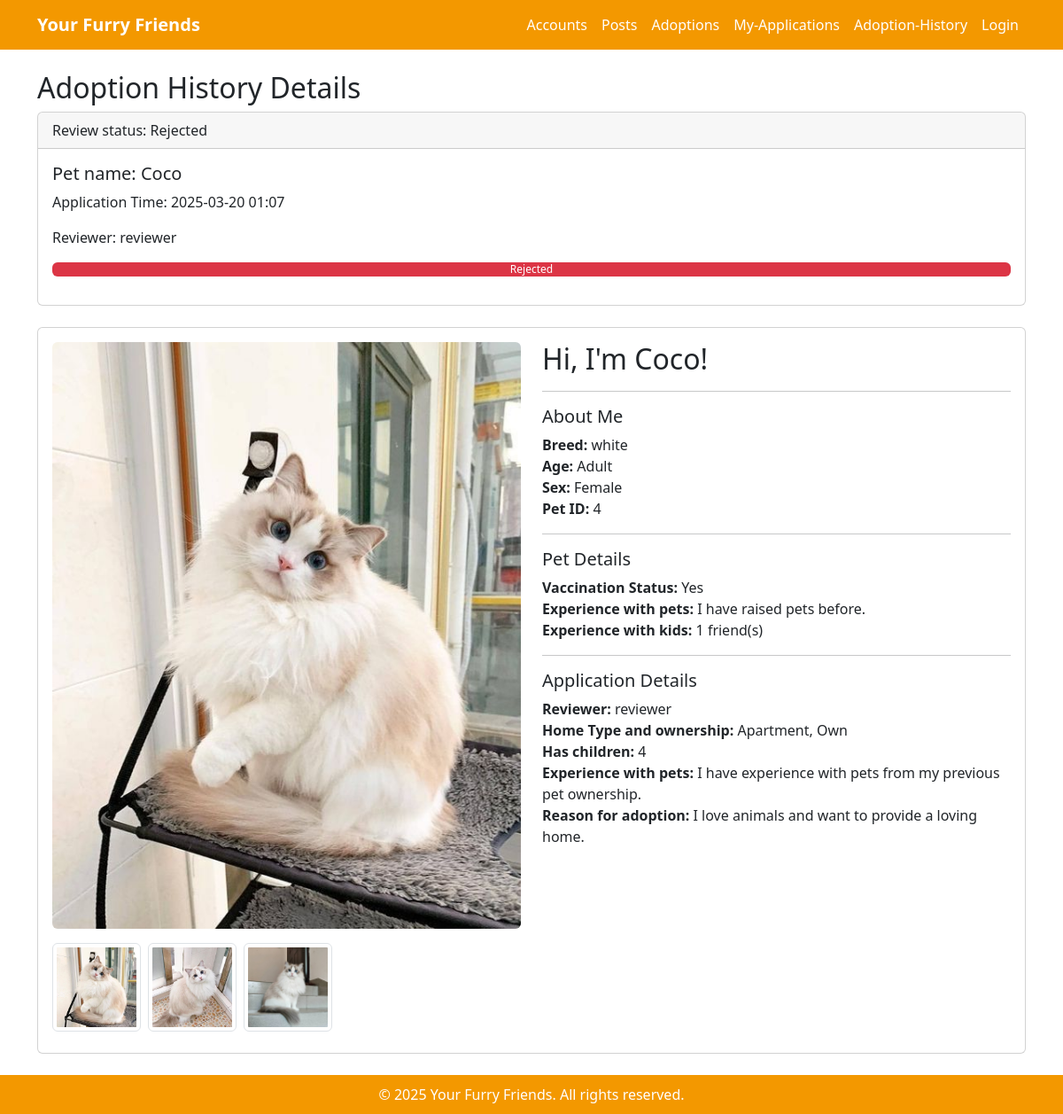
The page /adoptions/details/4 on the database as committed earlier.
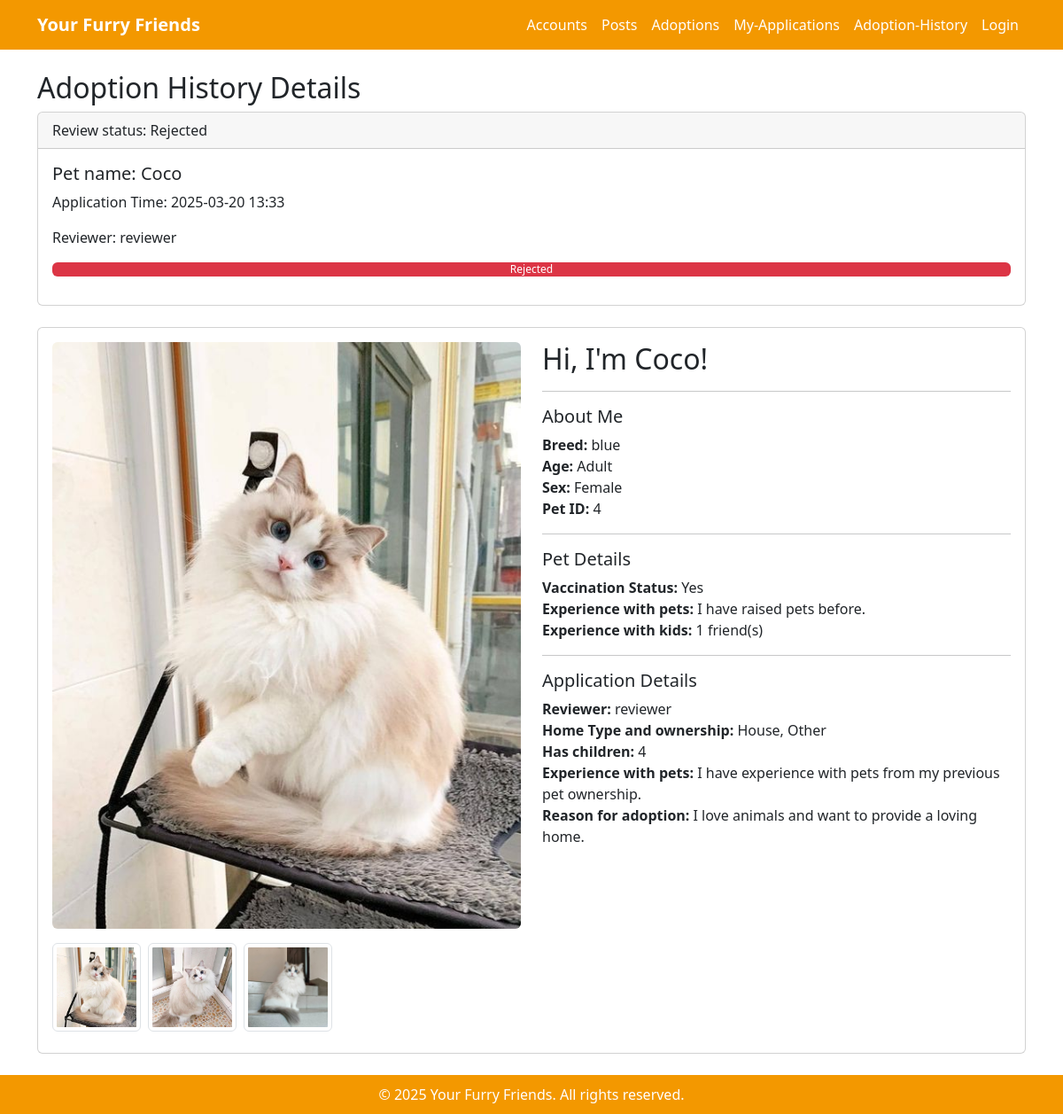
The same page on the database as committed later.
### adoptions/models.py (models this page shows, shortened)
class AdoptionReview(models.Model):
    adopt_review_id = models.AutoField(primary_key=True)
    adopt_info = models.ForeignKey(
        AdoptPetInfo, on_delete=models.CASCADE, related_name="reviews", null=True, blank=True
    )
    pet = models.ForeignKey(Pet, on_delete=models.CASCADE)
    adopter_username = models.ForeignKey(User, on_delete=models.CASCADE, related_name="adoption_requests")
    operator_username = models.ForeignKey(User, on_delete=models.SET_NULL, null=True, blank=True, related_name="processed_reviews")
    status = models.CharField(
        max_length=20,
        choices=[('Pending', 'Pending'), ('Approved', 'Approved'), ('Rejected', 'Rejected')],
        default='Pending'
    )  # 审核状态
    applied_at = models.DateTimeField(auto_now_add=True)
    review_time = models.DateTimeField(null=True, blank=True)  # 确认这里

class AdoptPetInfo(models.Model):
    adopt_info_id = models.AutoField(primary_key=True)
    pet = models.ForeignKey(Pet, on_delete=models.CASCADE)
    user = models.ForeignKey(User, on_delete=models.CASCADE, related_name="adopted_pets")# 添加了related_name="adopted_pets"
    operator = models.ForeignKey(User, on_delete=models.CASCADE, related_name="processed_adoptions") # 添加了related_name="processed_adoptions"
    home_type = models.CharField(max_length=50)
    home_ownership = models.CharField(max_length=50)
    has_landlord_permission = models.BooleanField(default=False)
    has_other_pets = models.TextField(blank=True, null=True)
    has_children = models.CharField(max_length=10,
                                    choices=[('0', '0'), ('1', '1'),
                                             ('2', '2'), ('3', '3'),
                                             ('4', '4'), ('5', '5')],
                                    default='0'
                                    )
    experience_with_pets = models.TextField()
    reason_for_adoption = models.TextField()
    created_at = models.DateTimeField(auto_now_add=True)

### posts/models.py (models this page shows, shortened)
class Pet(models.Model):
    pet_id = models.AutoField(primary_key=True)
    name = models.CharField(max_length=100)
    sex = models.CharField(max_length=10, choices=[('Male', 'Male'), ('Female', 'Female')])
    age = models.CharField(max_length=10, choices=[('Young', 'Young'), ('Adult', 'Adult')])
    weight = models.FloatField()
    breed = models.CharField(max_length=100, blank=True, null=True)
    size = models.CharField(max_length=50, choices=[('Small', 'Small'), ('Medium', 'Medium'), ('Large', 'Large')])
    status = models.CharField(max_length=20, choices=[('Available', 'Available'), ('Adopted', 'Adopted')], default='Available')
    posted_by = models.ForeignKey(settings.AUTH_USER_MODEL, on_delete=models.CASCADE)  # 关联用户
    created_at = models.DateTimeField(auto_now_add=True)
    type = models.CharField(max_length=50, choices=[('Dog', 'Dog'), ('Cat', 'Cat')])

### accounts/models.py (models this page shows)
class User(AbstractUser):
    email = models.EmailField(unique=False, blank=True, null=True) # 改为了false（允许了多个用户注册）
    username = models.CharField(max_length=50, unique=True)  # 自定义用户名长度
    phone_no = models.CharField(max_length=15, unique=True, null=True, blank=True)
    address = models.TextField(null=True, blank=True)
    birthday = models.DateField(null=True, blank=True)
    title = models.CharField(max_length=50, null=True, blank=True)
    user_type = models.CharField(
        max_length=20,
        choices=[('User', 'User'), ('Admin', 'Admin')],
        default='User'
    )  # 用户类型（普通用户 / 管理员）
    status = models.CharField(
        max_length=10,
        choices=[('Active', 'Active'), ('Banned', 'Banned')],
        default='Active'
    )  # 用户状态
    user_image = models.ImageField(upload_to='user_images/', null=True, blank=True)
    created_at = models.DateTimeField(auto_now_add=True)
    updated_at = models.DateTimeField(auto_now=True)
    def __str__(self):
        return self.username

### adoptions/views.py (the view)
# urls.py: path('details/<int:pet_id>', views.history_details, name='history_details'),
def history_details(request, pet_id):
    from django.db.models import Max
    application = AdoptPetInfo.objects.filter(pet__pet_id=pet_id) \
        .annotate(latest_review_time=Max('reviews__review_time')) \
        .order_by('-latest_review_time').first()
    review = AdoptionReview.objects.filter(pet__pet_id=pet_id).order_by('-applied_at').first()
    pet_info = PostPetInfo.objects.filter(pet_id=pet_id).filter(pet__pet_id=pet_id).first()
    context = {
        'application': application,
        'review': review,
        'pet_info':pet_info,
    }
    return render(request, 'adoptions/history_details.html', context)

### templates/adoptions/history_details.html
{% extends 'adoptions/base.html' %}
{% load static %}
{% block content %}
<div class="container mt-4">
  <h2>Adoption History Details</h2>
  {% if review %}
    <div class="card mb-4">
      <div class="card-header">
        Review status: {{ review.status }}
      </div>
      <div class="card-body">
        <h5 class="card-title">Pet name: {{ review.pet.name }}</h5>
        <p class="card-text">Application Time: {{ review.applied_at|date:"Y-m-d H:i" }}</p>
        <p class="card-text">
          Reviewer:
          {% if review.operator_username %}
            {{ review.operator_username.username }}
          {% else %}
            Reviewer not assigned at this time
          {% endif %}
        </p>
        <div class="progress mb-3">
  <div class="progress-bar
    {% if review.status == 'Approved' %}
      bg-success
    {% elif review.status == 'Rejected' %}
      bg-danger
    {% else %}
      bg-warning
    {% endif %}"
       role="progressbar"
       style="width: {% if review.status == 'Pending' %}33{% elif review.status == 'Approved' or review.status == 'Rejected' %}100{% endif %}%;"
       aria-valuenow="{% if review.status == 'Pending' %}33{% else %}100{% endif %}"
       aria-valuemin="0" aria-valuemax="100">
    {% if review.status == 'Pending' %}
      Pending
    {% elif review.status == 'Approved' %}
      Approved
    {% elif review.status == 'Rejected' %}
      Rejected
    {% endif %}
  </div>
</div>
      </div>
    </div>
    <div class="card">
      <div class="card-body">
        <div class="row">
          <div class="col-md-6">
            {% with review.pet.images.all as all_images %}
              {% if all_images %}
                {% with all_images|first as main_image %}
                  <div class="mb-3">
                    <img src="{{ main_image.pet_image.url }}" class="img-fluid rounded" alt="{{ review.pet.name }} Main">
                  </div>
                {% endwith %}
                <div class="d-flex flex-wrap">
                  {% for image in all_images %}
                    <img src="{{ image.pet_image.url }}" class="img-thumbnail me-2 mb-2"
                         style="width: 100px; height: 100px; object-fit: cover;"
                         alt="{{ review.pet.name }} Thumbnail">
                  {% endfor %}
                </div>
              {% else %}
                <div class="mb-3">
                  <img src="{% static 'images/default_pet.jpg' %}" class="img-fluid rounded" alt="{{ review.pet.name }} Main">
                </div>
              {% endif %}
            {% endwith %}
          </div>
          <div class="col-md-6">
            <h2>Hi, I'm {{ review.pet.name }}!</h2>
            <hr>
            <h5>About Me</h5>
            <ul class="list-unstyled">
              <li><strong>Breed:</strong> {{ review.pet.breed }}</li>
              <li><strong>Age:</strong>
                {% if review.pet.age|default:0 <= 2 %}
                  Young
                {% else %}
                  Adult
                {% endif %}
              </li>
              <li><strong>Sex:</strong> {{ review.pet.sex }}</li>
              <li><strong>Pet ID:</strong> {{ review.pet.pet_id }}</li>
            </ul>
            <hr>
            <h5>Pet Details</h5>
  <ul class="list-unstyled">
    <li><strong>Vaccination Status:</strong>
        {{ pet_info.vaccinated }}
    </li>
    <li><strong>Experience with pets:</strong>
        {{  pet_info.experience_with_pets }}
    </li>
    <li><strong>Experience with kids:</strong>
        {{pet_info.has_children }} friend(s)
    </li>
  </ul>
          <hr>
            <h5>Application Details</h5>
  <ul class="list-unstyled">
    <li><strong>Reviewer:</strong>
        {{ review.operator_username }}
    </li>
    <li><strong>Home Type and ownership:</strong>
        {{  application.home_type }}, {{  application.home_ownership }}
    </li>
      <li><strong>Has children:</strong>
        {{  application.has_children }}
    </li>
    <li><strong>Experience with pets:</strong>
        {{application.experience_with_pets }}
    </li>
      <li><strong>Reason for adoption:</strong>
        {{application.reason_for_adoption }}
    </li>
  </ul>
          </div>
        </div>
      </div>
    </div>
  {% else %}
    <p>There are currently no pending adoption applications.</p>
  {% endif %}
</div>
{% endblock %}

Rows that differ between the two databases and show on the page:
changed AdoptionReview "Rejected": applied_at "2025-03-20 01:07" → "2025-03-20 13:33"; pet.breed "white" → "blue"
changed AdoptPetInfo "I have experience with pets from my previous pet ownership.": home_type "Apartment" → "House"; home_ownership "Own" → "Other"
